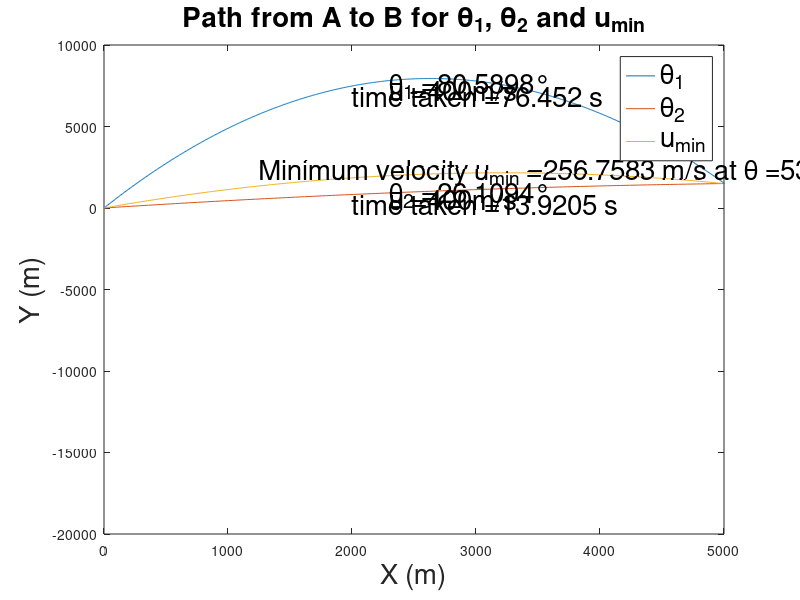

Write the MATLAB code that produced this figure.
%% Exercise 3
% This code was developed for teaching purposes at Lund University
% This code is not to be used by others for University submission.
% Author: Praveenkumar Hiremath
% Email: praveenkumar.hiremath@mek.lth.se (Email at the University)
%       praveenkumar.hiremath2911@gmail.com (Private email)

clc
clear all

%% a) If the initial velocity of the bullet is u = 400m/s, determine for which two different angles θ the rifle can be angled
% to hit the mountain at B and how long t it takes for the bullet to travel from A to B for these two cases. Also plot
% the path of the ball from A to B for both cases.

u = 400;  % ms^-1
g = 9.8;  % ms^-2

theta = 1:0.01:89; % shooting angles 
hori_dist = zeros(size(theta));
vert_dist = zeros(size(theta)); 

ax = 0;
ay = -g;

%using the given equations (1) and (2), create another equation quadratic in tan(theta)
%The equation is: (766.40625(tan^2(θ))) - (5000 tan(θ)) + 2266.40625

coeffs = [766.40625  -5000  2266.40625];
root_vals = roots(coeffs);
thetas_rad = atan(root_vals);
thetas_deg = rad2deg(thetas_rad);

%timetaken for θ1 and θ2
t1 = 5000/(400*cosd(thetas_deg(1)));
t2 = 5000/(400*cosd(thetas_deg(2)));

fprintf("For angle %0.4f degrees, the time taken t1 is: %0.4f\n", thetas_deg(1), t1);
fprintf("For angle %0.4f degrees, the time taken t2 is: %0.4f\n", thetas_deg(2), t2);

t = 0:0.1:79; % time interval t
theta1 = thetas_deg(1);
theta2 = thetas_deg(2);
x =@(angle) u*cosd(angle).*t;
y =@(angle) -0.5*g*t.^2 + 400* sind(angle).*t ;
plot(x(theta1),y(theta1),x(theta2), y(theta2))
txt_t1 = strcat('\theta_{1} = ', num2str(theta1),'°');
text(2300, 7500, txt_t1, 'FontSize',20);
vel = strcat('u = ', num2str(u),'m/s');
text(2300, 7200, vel, 'FontSize',20);
time1 = strcat('time taken = ', num2str(t1),' s');
text(2000, 6900, time1, 'FontSize',20);

txt_t2 = strcat('\theta_{2} = ', num2str(theta2),'°');
text(2300, 800, txt_t2, 'FontSize',20);
text(2300, 500, vel, 'FontSize',20);
time2 = strcat('time taken = ', num2str(t2),' s');
text(2000, 250, time2, 'FontSize',20);

set(gcf,'Position',[10 1000 1500 1000])
xlim([0,5000])
xlabel('X (m)','FontSize',20)
ylabel('Y (m)','FontSize',20)
title('Path from A to B for \theta_1, \theta_2 and u_{min}','FontSize',20)
hold on
%legend('\theta_1', '\theta_2')  

%% Task b
g=9.81;
thetas = 20:0.1:89;  %independent variable
u_t = 5000./(cosd(thetas).*sqrt(2*(5000.*tand(thetas)-1500)/g));  % dependent variable

der_u_t = diff(u_t);
sign_change_id = find(der_u_t>0,1);
u_min = u_t(sign_change_id);
theta_umin = thetas(sign_change_id);
fprintf("Minimum velocity of %0.4f ms^-1, should have shooting angle of: %0.4f\n", u_min, thetas(sign_change_id));

%time to reach B
t_B = 5000/(u_min*cosd(theta_umin));

t_umin = 0:0.1:t_B;
X_umin =@(angle,u) u*cosd(angle).*t_umin;
Y_umin =@(angle,u) -0.5*g*t_umin.^2 + u* sind(angle).*t_umin ;

plot(X_umin(theta_umin,u_min),Y_umin(theta_umin, u_min))
txt = strcat('Minimum velocity u_{min} = ',num2str(u_min),' m/s at \theta = ', num2str(theta_umin),'°');
text(1250, 2200, txt, 'FontSize',20);

legend('\theta_1', '\theta_2', 'u_{min}','FontSize',20)
saveas(gcf,'trajectory_ex3.png')
